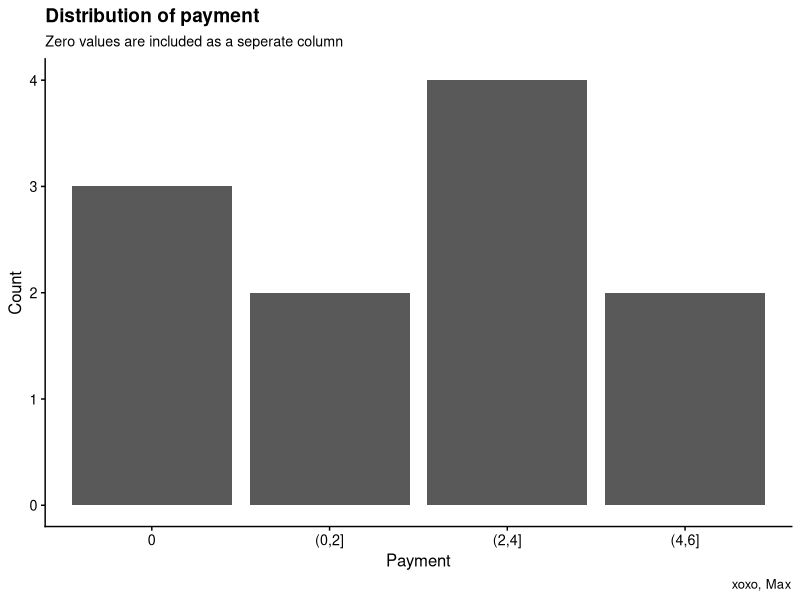

Write the R code that produced this figure.
## ---- chunk 1
library(tidyverse)

# Set default ggplot theme
# Set global ggplot theme
theme_set(cowplot::theme_cowplot(font_size=12))
## ---- chunk 2
df <- tibble(pay = c(0,0,0,2,1,3,3,3,4,5,6))
## ---- chunk 3
# Define cutpoints
cuts <- c(-0.1, seq(0, max(df$pay), by=2))
## ---- chunk 4
# View the cutpoints
cuts
## ---- chunk 5
# Categorize the data by the cutpoints
df$pay_categorized <- cut(df$pay, breaks = cuts) 
## ---- chunk 6
# View the categorized data
df$pay_categorized
## ---- chunk 7
# Rename the zero category
df$pay_categorized <-
  df$pay_categorized %>%
  fct_recode(`0` = "(-0.1,0]")
## ---- chunk 8
df %>%
  ggplot() +
  aes(x=pay_categorized) +
  geom_bar() +
  labs(x = "Payment",
       y = "Count",
       title = "Distribution of payment",
       subtitles = "Zero values are included as a seperate column",
       caption = "xoxo, Max")
